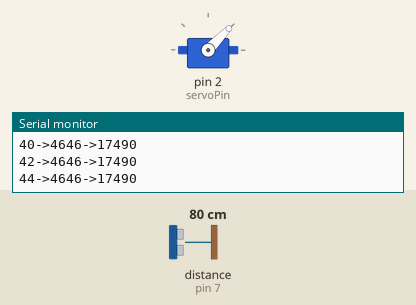
Recording of a sketch running on a simulated Arduino Uno, built with avr-gcc and run on an emulated ATmega328P. On the bench: servo, the last lines printed to the serial monitor. Wiring (inferred from the names in the program): ultrasonic range finder: trigger pin 6; echo pin 7. Inputs (shaded band) come from the test bench; at power-on: distance to the obstacle (sensor on pin 7) 80 cm. The echo pulse lasts 58.3 µs per cm.

Above: at 1.29 s.
1.3 s: distance to the obstacle (sensor on pin 7) set to 2 cm
At 1.65 s:
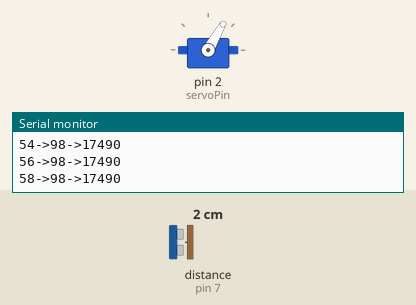
4.3 s: distance to the obstacle (sensor on pin 7) set to 120 cm
At 4.49 s:
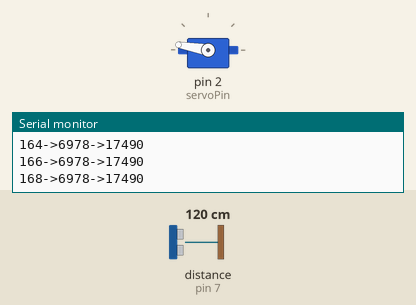
7.3 s: distance to the obstacle (sensor on pin 7) set to 250 cm
At 7.35 s:
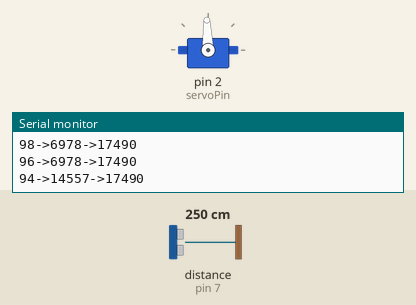
Timing chart, 0 to 16.3 s (numbered marks = the images above; inputs shaded):
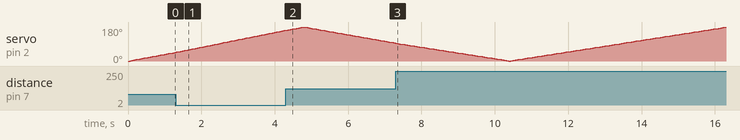

The sketch:

arduinoSonar.ino
```cpp
#include <Servo.h>

Servo sMotor;
int trigPin=6;
int echoPin=7;
int servoPin=2;

long duration;
int angle=0;
int step=2;

void setup() {
  Serial.begin(9600);
  pinMode(trigPin,OUTPUT);
  pinMode(echoPin,INPUT);
  sMotor.attach(servoPin);
  sMotor.write(angle);
  delay(50);
}

void loop() {
  digitalWrite(trigPin, LOW);
  delayMicroseconds(2);
  digitalWrite(trigPin, HIGH);
  delayMicroseconds(10);
  digitalWrite(trigPin, LOW);
  duration=pulseIn(echoPin,HIGH,500000);

  Serial.print(angle);
  Serial.print("->");
  Serial.print(duration);
  Serial.print("->");
  Serial.println(17490);  //Detection limit, 3m.

  //Serial.println(duration/58.2);
  if(angle>(180-step) || angle<-step)
    step=-step;

  angle+=step;
  sMotor.write(angle);
  delay(50);
}
```
